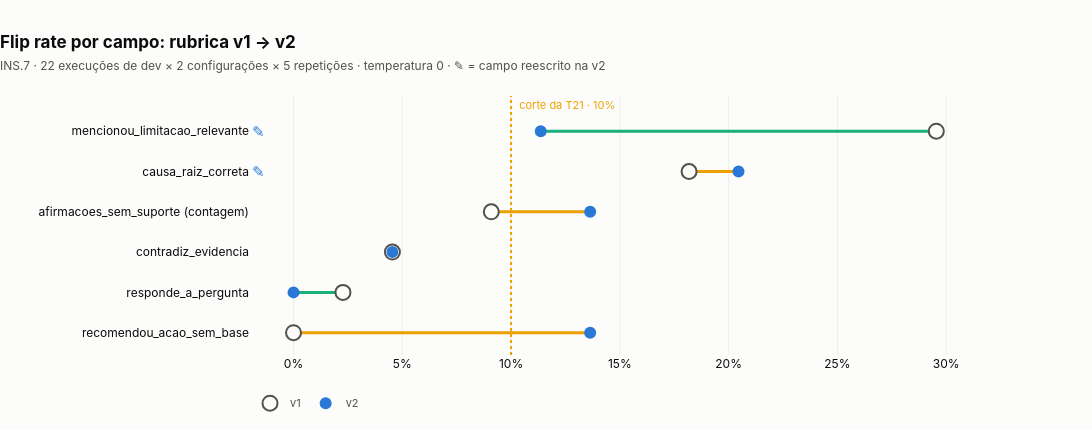

Notebook cell for this chart:
### Markdown cell above
---
## 3. `fig03` — o efeito da reescrita, campo a campo

Dois pontos por campo, ligados: onde a v1 estava e onde a v2 ficou. A linha de corte atravessa o
gráfico porque é ela que decidiu quais campos foram reescritos — e a figura tem de deixar ver se
os reescritos cruzaram para baixo dela **e** se os outros ficaram onde estavam.

**Um campo não reescrito que se move é informação**, não ruído a esconder: os dois blocos de texto
mudados são compartilhados pelos dois prompts, e o modelo lê o prompt inteiro. Movimento nos
campos estáveis é o preço colateral da reescrita, e ele fica visível aqui de propósito.

### Code cell
TINTA, TINTA2, SUPERFICIE = fg.TINTA, fg.TINTA2, fg.SUPERFICIE
AZUL, AMBAR, VERDE, CINZA = fg.AZUL, fg.AMBAR, fg.VERDE, fg.CINZA

ordem = list(comparacao.index)[::-1]
fig = go.Figure()

for campo in ordem:
    v1v, v2v = comparacao.loc[campo, "v1"], comparacao.loc[campo, "v2"]
    melhorou = v2v < v1v
    fig.add_scatter(
        x=[v1v, v2v], y=[ROTULO[campo], ROTULO[campo]], mode="lines",
        line=dict(color=VERDE if melhorou else AMBAR, width=3), showlegend=False,
        hoverinfo="skip",
    )

fig.add_scatter(
    x=comparacao.loc[ordem, "v1"], y=[ROTULO[c] for c in ordem], mode="markers", name="v1",
    marker=dict(size=15, color=SUPERFICIE, line=dict(color=TINTA2, width=2)),
    hovertemplate="v1: %{x:.1%}<extra></extra>",
)
# A v2 é MENOR que a v1 de propósito: onde o campo não se moveu os dois pontos coincidem, e
# um marcador do mesmo tamanho esconderia a v1 — o campo pareceria não medido nela.
fig.add_scatter(
    x=comparacao.loc[ordem, "v2"], y=[ROTULO[c] for c in ordem], mode="markers", name="v2",
    marker=dict(size=10, color=AZUL, line=dict(color=AZUL, width=2)),
    hovertemplate="v2: %{x:.1%}<extra></extra>",
)

fig.add_vline(x=CORTE, line=dict(color=AMBAR, width=2, dash="dot"))
fig.add_annotation(x=CORTE, y=len(ordem) - 0.35, text=f"  corte da T21 · {CORTE:.0%}",
                   showarrow=False, xanchor="left",
                   font=dict(size=11, color=AMBAR, family=fg.FAMILIA))

for i, campo in enumerate(ordem):
    if campo in REESCRITOS:
        fig.add_annotation(x=-0.012, y=i, text="✎", showarrow=False, xanchor="right",
                           font=dict(size=15, color=AZUL))

n_exec = len(itens_v1) // 2
fig.update_layout(
    title=dict(
        text="<b>Flip rate por campo: rubrica v1 → v2</b><br>"
             f"<span style='font-size:12px;color:{TINTA2}'>INS.7 · {n_exec} execuções de dev × "
             "2 configurações × 5 repetições · temperatura 0 · ✎ = campo reescrito na v2</span>",
        x=0, xanchor="left", font=dict(size=17, color=TINTA)),
    xaxis=dict(tickformat=".0%", range=[-0.02, max(comparacao[["v1", "v2"]].max()) * 1.18],
               showgrid=True, gridcolor="#eeedea", zeroline=False,
               tickfont=dict(color=TINTA, size=12), title=None),
    yaxis=dict(showgrid=False, zeroline=False, tickfont=dict(color=TINTA, size=12)),
    legend=dict(orientation="h", y=-0.13, x=0, font=dict(color=TINTA2, size=11), title=None),
    plot_bgcolor=SUPERFICIE, paper_bgcolor=SUPERFICIE,
    margin=dict(l=250, r=40, t=96, b=64), height=430, width=fg.LARGURA,
    font=dict(family=fg.FAMILIA),
)

png, svg = fg.exportar(fig, "fig03_flip_rate", FIGURAS)
print("gravado:", png.relative_to(RAIZ), "+", svg.name)
fig.show()

### Figure 1 — Plotly figure (JSON) as saved in the notebook; plotly's stock layout.template omitted (floating-point values rounded to 4 significant figures)
{"data": [{"hoverinfo": "skip", "line": {"color": "#eda100", "width": 3}, "mode": "lines", "showlegend": false, "type": "scatter", "x": [0.0, 0.1364], "y": ["recomendou_acao_sem_base", "recomendou_acao_sem_base"]}, {"hoverinfo": "skip", "line": {"color": "#1baf7a", "width": 3}, "mode": "lines", "showlegend": false, "type": "scatter", "x": [0.02273, 0.0], "y": ["responde_a_pergunta", "responde_a_pergunta"]}, {"hoverinfo": "skip", "line": {"color": "#eda100", "width": 3}, "mode": "lines", "showlegend": false, "type": "scatter", "x": [0.04545, 0.04545], "y": ["contradiz_evidencia", "contradiz_evidencia"]}, {"hoverinfo": "skip", "line": {"color": "#eda100", "width": 3}, "mode": "lines", "showlegend": false, "type": "scatter", "x": [0.09091, 0.1364], "y": ["afirmacoes_sem_suporte (contagem)", "afirmacoes_sem_suporte (contagem)"]}, {"hoverinfo": "skip", "line": {"color": "#eda100", "width": 3}, "mode": "lines", "showlegend": false, "type": "scatter", "x": [0.1818, 0.2045], "y": ["causa_raiz_correta", "causa_raiz_correta"]}, {"hoverinfo": "skip", "line": {"color": "#1baf7a", "width": 3}, "mode": "lines", "showlegend": false, "type": "scatter", "x": [0.2955, 0.1136], "y": ["mencionou_limitacao_relevante", "mencionou_limitacao_relevante"]}, {"hovertemplate": "v1: %{x:.1%}<extra></extra>", "marker": {"color": "#fcfcfb", "line": {"color": "#52514e", "width": 2}, "size": 15}, "mode": "markers", "name": "v1", "type": "scatter", "x": [0.0, 0.02273, 0.04545, 0.09091, 0.1818, 0.2955], "y": ["recomendou_acao_sem_base", "responde_a_pergunta", "contradiz_evidencia", "afirmacoes_sem_suporte (contagem)", "causa_raiz_correta", "mencionou_limitacao_relevante"]}, {"hovertemplate": "v2: %{x:.1%}<extra></extra>", "marker": {"color": "#2a78d6", "line": {"color": "#2a78d6", "width": 2}, "size": 10}, "mode": "markers", "name": "v2", "type": "scatter", "x": [0.1364, 0.0, 0.04545, 0.1364, 0.2045, 0.1136], "y": ["recomendou_acao_sem_base", "responde_a_pergunta", "contradiz_evidencia", "afirmacoes_sem_suporte (contagem)", "causa_raiz_correta", "mencionou_limitacao_relevante"]}], "layout": {"annotations": [{"font": {"color": "#eda100", "family": "Inter, Helvetica, Arial, sans-serif", "size": 11}, "showarrow": false, "text": "  corte da T21 · 10%", "x": 0.1, "xanchor": "left", "y": 5.65}, {"font": {"color": "#2a78d6", "size": 15}, "showarrow": false, "text": "✎", "x": -0.012, "xanchor": "right", "y": 4}, {"font": {"color": "#2a78d6", "size": 15}, "showarrow": false, "text": "✎", "x": -0.012, "xanchor": "right", "y": 5}], "font": {"family": "Inter, Helvetica, Arial, sans-serif"}, "height": 430, "legend": {"font": {"color": "#52514e", "size": 11}, "orientation": "h", "title": {}, "x": 0, "y": -0.13}, "margin": {"b": 64, "l": 250, "r": 40, "t": 96}, "paper_bgcolor": "#fcfcfb", "plot_bgcolor": "#fcfcfb", "shapes": [{"line": {"color": "#eda100", "dash": "dot", "width": 2}, "type": "line", "x0": 0.1, "x1": 0.1, "xref": "x", "y0": 0, "y1": 1, "yref": "y domain"}], "title": {"font": {"color": "#0b0b0b", "size": 17}, "text": "<b>Flip rate por campo: rubrica v1 → v2</b><br><span style='font-size:12px;color:#52514e'>INS.7 · 22 execuções de dev × 2 configurações × 5 repetições · temperatura 0 · ✎ = campo reescrito na v2</span>", "x": 0, "xanchor": "left"}, "width": 1180, "xaxis": {"gridcolor": "#eeedea", "range": [-0.02, 0.3486], "showgrid": true, "tickfont": {"color": "#0b0b0b", "size": 12}, "tickformat": ".0%", "title": {}, "zeroline": false}, "yaxis": {"showgrid": false, "tickfont": {"color": "#0b0b0b", "size": 12}, "zeroline": false}}}
